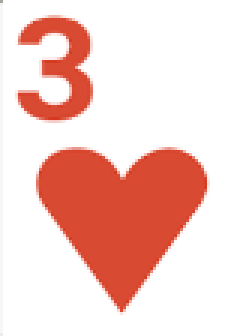
#> input picture vision/card_crops_unibet/board/3h_unibet-table-latest_1.png, 80 x 112 px (shown 3 times larger)
$ python -i detect.py   (imports and definitions only)
#> lines starting #> are read from the running program, lines starting #| are printed output that depends on the picture
#> further down, picture is the input picture: shape (112, 80, 3); mean B, G, R 201.8, 208.1, 245
"""
PokerStars table reader.
Takes a captured table image and extracts:
- Player names and stacks
- Pot amount
- Board cards
- Hero cards
- Dealer button position
"""

import cv2
import numpy as np
import os
import sys

try:
    import easyocr
    reader = easyocr.Reader(['en'], gpu=False, verbose=False)
    OCR_ENGINE = "easyocr"
except Exception:
    reader = None
    OCR_ENGINE = "none"


# [199 lines left out: functions read_text_regions, _normalize_ocr_money, find_dollar_amounts, find_pot, find_player_names, find_cards_by_color and 2 more, not called in this run]


def identify_card(card_img):
    """
    Identify rank and suit from a cropped card image.
    Returns string like 'Ah', 'Ks', 'Tc', '2d' or None if unreadable.
    """
    ch, cw = card_img.shape[:2]
#> ch = 112; cw = 80
    if ch < 20 or cw < 15:
        return None

    # 1. Rank: OCR the top-left corner
    corner = card_img[0:int(ch * 0.35), 0:int(cw * 0.5)]
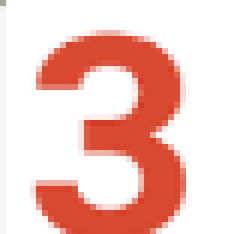
#> corner: shape (39, 40, 3) (shown 6 times larger); mean B, G, R 195.5, 202.5, 243.8
    big = cv2.resize(corner, None, fx=3, fy=3, interpolation=cv2.INTER_CUBIC)
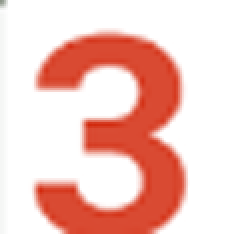
#> big: shape (117, 120, 3) (shown 2 times larger); mean B, G, R 195.1, 202.1, 243.7

    rank = "?"
#> (the run stopped early here; a loop or call above may not have finished)

$ run again, on vision/card_crops_unibet/board/8s_frame_00036_1.png
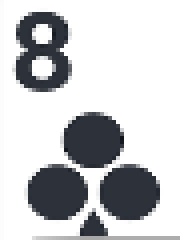
#> input picture vision/card_crops_unibet/board/8s_frame_00036_1.png, 45 x 60 px (shown 4 times larger)
#> picture is the input picture: shape (60, 45, 3); mean B, G, R 201.6, 199.5, 198.4
#> in identify_card, `corner = card_img[0:int(ch * 0.35), 0:int(cw * 0.5)]`:
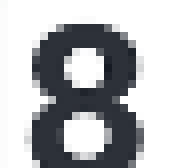
#> corner: shape (21, 22, 3) (shown 8 times larger); mean B, G, R 183.2, 180.4, 178.9
#> in identify_card, `big = cv2.resize(corner, None, fx=3, fy=3, interpolation=cv2.INTER_CUB..`:
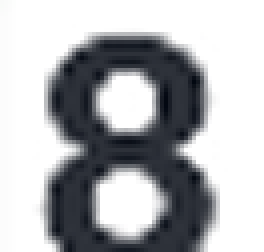
#> big: shape (63, 66, 3) (shown 4 times larger); mean B, G, R 182.1, 179.1, 177.7

$ run again, on vision/card_crops_unibet/board/9s_unibet-table-5_2.png
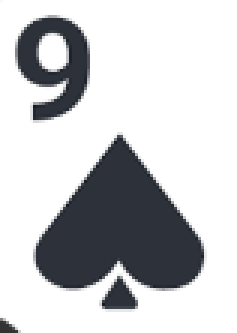
#> input picture vision/card_crops_unibet/board/9s_unibet-table-5_2.png, 79 x 111 px (shown 3 times larger)
#> picture is the input picture: shape (111, 79, 3); mean B, G, R 202.5, 200.4, 199.3
#> in identify_card, `corner = card_img[0:int(ch * 0.35), 0:int(cw * 0.5)]`:
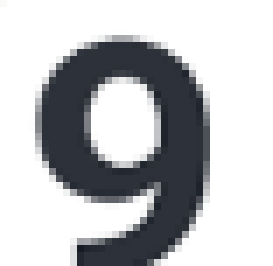
#> corner: shape (38, 39, 3) (shown 7 times larger); mean B, G, R 192.9, 190.4, 189.1
#> in identify_card, `big = cv2.resize(corner, None, fx=3, fy=3, interpolation=cv2.INTER_CUB..`:
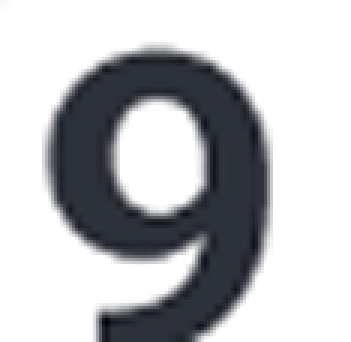
#> big: shape (114, 117, 3) (shown 3 times larger); mean B, G, R 192.5, 189.9, 188.7
